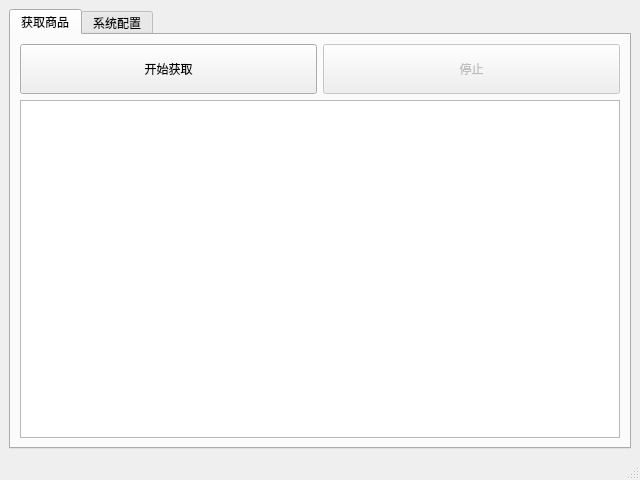
<?xml version="1.0" encoding="UTF-8"?>
<ui version="4.0">
 <class>MainWindow</class>
 <widget class="QMainWindow" name="MainWindow">
  <property name="geometry">
   <rect>
    <x>0</x>
    <y>0</y>
    <width>640</width>
    <height>480</height>
   </rect>
  </property>
  <property name="windowTitle">
   <string>Temu Spider</string>
  </property>
  <widget class="QWidget" name="centralwidget">
   <layout class="QGridLayout" name="gridLayout">
    <item row="0" column="0">
     <widget class="QTabWidget" name="tabWidget">
      <property name="whatsThis">
       <string/>
      </property>
      <property name="currentIndex">
       <number>0</number>
      </property>
      <property name="tabsClosable">
       <bool>false</bool>
      </property>
      <widget class="QWidget" name="tab_2">
       <attribute name="title">
        <string>获取商品</string>
       </attribute>
       <layout class="QGridLayout" name="gridLayout_2">
        <item row="0" column="0">
         <layout class="QVBoxLayout" name="verticalLayout">
          <property name="sizeConstraint">
           <enum>QLayout::SizeConstraint::SetMinAndMaxSize</enum>
          </property>
          <item>
           <layout class="QHBoxLayout" name="horizontalLayout_3">
            <property name="leftMargin">
             <number>0</number>
            </property>
            <item>
             <widget class="QPushButton" name="btn1">
              <property name="minimumSize">
               <size>
                <width>0</width>
                <height>50</height>
               </size>
              </property>
              <property name="maximumSize">
               <size>
                <width>16777215</width>
                <height>50</height>
               </size>
              </property>
              <property name="cursor">
               <cursorShape>PointingHandCursor</cursorShape>
              </property>
              <property name="focusPolicy">
               <enum>Qt::FocusPolicy::TabFocus</enum>
              </property>
              <property name="text">
               <string>开始获取</string>
              </property>
             </widget>
            </item>
            <item>
             <widget class="QPushButton" name="btn2">
              <property name="enabled">
               <bool>false</bool>
              </property>
              <property name="minimumSize">
               <size>
                <width>0</width>
                <height>50</height>
               </size>
              </property>
              <property name="text">
               <string>停止</string>
              </property>
             </widget>
            </item>
           </layout>
          </item>
          <item>
           <widget class="QTextBrowser" name="textBrowser"/>
          </item>
         </layout>
        </item>
       </layout>
      </widget>
      <widget class="QWidget" name="tab_5">
       <attribute name="title">
        <string>系统配置</string>
       </attribute>
       <layout class="QGridLayout" name="gridLayout_4">
        <item row="0" column="0">
         <layout class="QFormLayout" name="formLayout_2">
          <property name="fieldGrowthPolicy">
           <enum>QFormLayout::FieldGrowthPolicy::FieldsStayAtSizeHint</enum>
          </property>
          <property name="rowWrapPolicy">
           <enum>QFormLayout::RowWrapPolicy::DontWrapRows</enum>
          </property>
          <property name="labelAlignment">
           <set>Qt::AlignmentFlag::AlignLeading|Qt::AlignmentFlag::AlignLeft|Qt::AlignmentFlag::AlignVCenter</set>
          </property>
          <property name="formAlignment">
           <set>Qt::AlignmentFlag::AlignCenter</set>
          </property>
          <item row="0" column="0">
           <widget class="QLabel" name="Label_6">
            <property name="text">
             <string>数据库类型</string>
            </property>
           </widget>
          </item>
          <item row="0" column="1">
           <widget class="QComboBox" name="db_type_2">
            <property name="minimumSize">
             <size>
              <width>200</width>
              <height>0</height>
             </size>
            </property>
            <item>
             <property name="text">
              <string>PostgreSQL</string>
             </property>
            </item>
            <item>
             <property name="text">
              <string>MySQL</string>
             </property>
            </item>
           </widget>
          </item>
          <item row="1" column="0">
           <widget class="QLabel" name="Label_7">
            <property name="text">
             <string>数据库主机:</string>
            </property>
           </widget>
          </item>
          <item row="1" column="1">
           <widget class="QLineEdit" name="host_2">
            <property name="minimumSize">
             <size>
              <width>200</width>
              <height>0</height>
             </size>
            </property>
           </widget>
          </item>
          <item row="2" column="0">
           <widget class="QLabel" name="Label_8">
            <property name="text">
             <string>数据库端口:</string>
            </property>
           </widget>
          </item>
          <item row="2" column="1">
           <widget class="QDoubleSpinBox" name="port_2">
            <property name="minimumSize">
             <size>
              <width>200</width>
              <height>0</height>
             </size>
            </property>
            <property name="decimals">
             <number>0</number>
            </property>
            <property name="maximum">
             <double>65535.000000000000000</double>
            </property>
            <property name="stepType">
             <enum>QAbstractSpinBox::StepType::DefaultStepType</enum>
            </property>
            <property name="value">
             <double>5432.000000000000000</double>
            </property>
           </widget>
          </item>
          <item row="3" column="0">
           <widget class="QLabel" name="Label_9">
            <property name="text">
             <string>数据库用户:</string>
            </property>
           </widget>
          </item>
          <item row="3" column="1">
           <widget class="QLineEdit" name="user_2">
            <property name="minimumSize">
             <size>
              <width>200</width>
              <height>0</height>
             </size>
            </property>
           </widget>
          </item>
          <item row="4" column="0">
           <widget class="QLabel" name="Label_10">
            <property name="text">
             <string>数据库密码:</string>
            </property>
           </widget>
          </item>
          <item row="4" column="1">
           <widget class="QLineEdit" name="password_2">
            <property name="minimumSize">
             <size>
              <width>200</width>
              <height>0</height>
             </size>
            </property>
           </widget>
          </item>
          <item row="6" column="1">
           <widget class="QPushButton" name="pushButton_5">
            <property name="minimumSize">
             <size>
              <width>0</width>
              <height>40</height>
             </size>
            </property>
            <property name="cursor">
             <cursorShape>PointingHandCursor</cursorShape>
            </property>
            <property name="text">
             <string>测试</string>
            </property>
           </widget>
          </item>
          <item row="6" column="0">
           <widget class="QPushButton" name="pushButton_4">
            <property name="minimumSize">
             <size>
              <width>0</width>
              <height>40</height>
             </size>
            </property>
            <property name="cursor">
             <cursorShape>PointingHandCursor</cursorShape>
            </property>
            <property name="text">
             <string>提交</string>
            </property>
           </widget>
          </item>
          <item row="5" column="0">
           <widget class="QLabel" name="Label">
            <property name="text">
             <string>数据库名</string>
            </property>
           </widget>
          </item>
          <item row="5" column="1">
           <widget class="QLineEdit" name="database">
            <property name="minimumSize">
             <size>
              <width>200</width>
              <height>0</height>
             </size>
            </property>
           </widget>
          </item>
         </layout>
        </item>
       </layout>
      </widget>
     </widget>
    </item>
   </layout>
  </widget>
  <widget class="QMenuBar" name="menubar">
   <property name="geometry">
    <rect>
     <x>0</x>
     <y>0</y>
     <width>640</width>
     <height>24</height>
    </rect>
   </property>
  </widget>
  <widget class="QStatusBar" name="statusbar"/>
 </widget>
 <tabstops>
  <tabstop>textBrowser</tabstop>
 </tabstops>
 <resources/>
 <connections>
  <connection>
   <sender>tabWidget</sender>
   <signal>currentChanged(int)</signal>
   <receiver>MainWindow</receiver>
   <slot>tab_changed()</slot>
   <hints>
    <hint type="sourcelabel">
     <x>496</x>
     <y>55</y>
    </hint>
    <hint type="destinationlabel">
     <x>486</x>
     <y>-31</y>
    </hint>
   </hints>
  </connection>
  <connection>
   <sender>pushButton_4</sender>
   <signal>clicked()</signal>
   <receiver>MainWindow</receiver>
   <slot>save_settings_info()</slot>
   <hints>
    <hint type="sourcelabel">
     <x>210</x>
     <y>329</y>
    </hint>
    <hint type="destinationlabel">
     <x>209</x>
     <y>504</y>
    </hint>
   </hints>
  </connection>
  <connection>
   <sender>pushButton_5</sender>
   <signal>clicked()</signal>
   <receiver>MainWindow</receiver>
   <slot>test_connection()</slot>
   <hints>
    <hint type="sourcelabel">
     <x>295</x>
     <y>339</y>
    </hint>
    <hint type="destinationlabel">
     <x>295</x>
     <y>561</y>
    </hint>
   </hints>
  </connection>
  <connection>
   <sender>btn1</sender>
   <signal>clicked()</signal>
   <receiver>MainWindow</receiver>
   <slot>fetch_recommended()</slot>
   <hints>
    <hint type="sourcelabel">
     <x>164</x>
     <y>81</y>
    </hint>
    <hint type="destinationlabel">
     <x>175</x>
     <y>-67</y>
    </hint>
   </hints>
  </connection>
  <connection>
   <sender>btn2</sender>
   <signal>clicked()</signal>
   <receiver>MainWindow</receiver>
   <slot>stop_fetch_recommended()</slot>
   <hints>
    <hint type="sourcelabel">
     <x>556</x>
     <y>98</y>
    </hint>
    <hint type="destinationlabel">
     <x>577</x>
     <y>-27</y>
    </hint>
   </hints>
  </connection>
 </connections>
 <slots>
  <slot>fetch_recommended()</slot>
  <slot>tab_changed()</slot>
  <slot>save_settings_info()</slot>
  <slot>test_connection()</slot>
  <slot>stop_fetch_recommended()</slot>
 </slots>
</ui>
